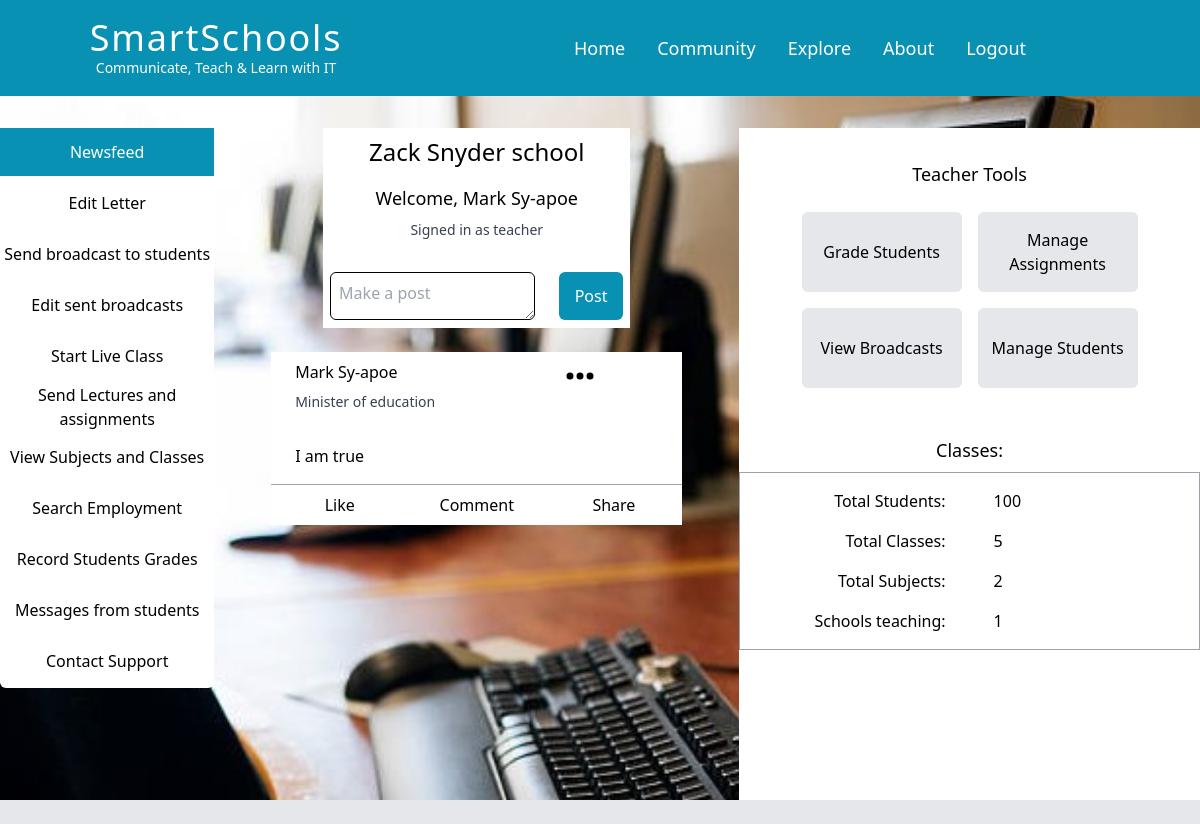
Before: / (signed in) with the older database file.
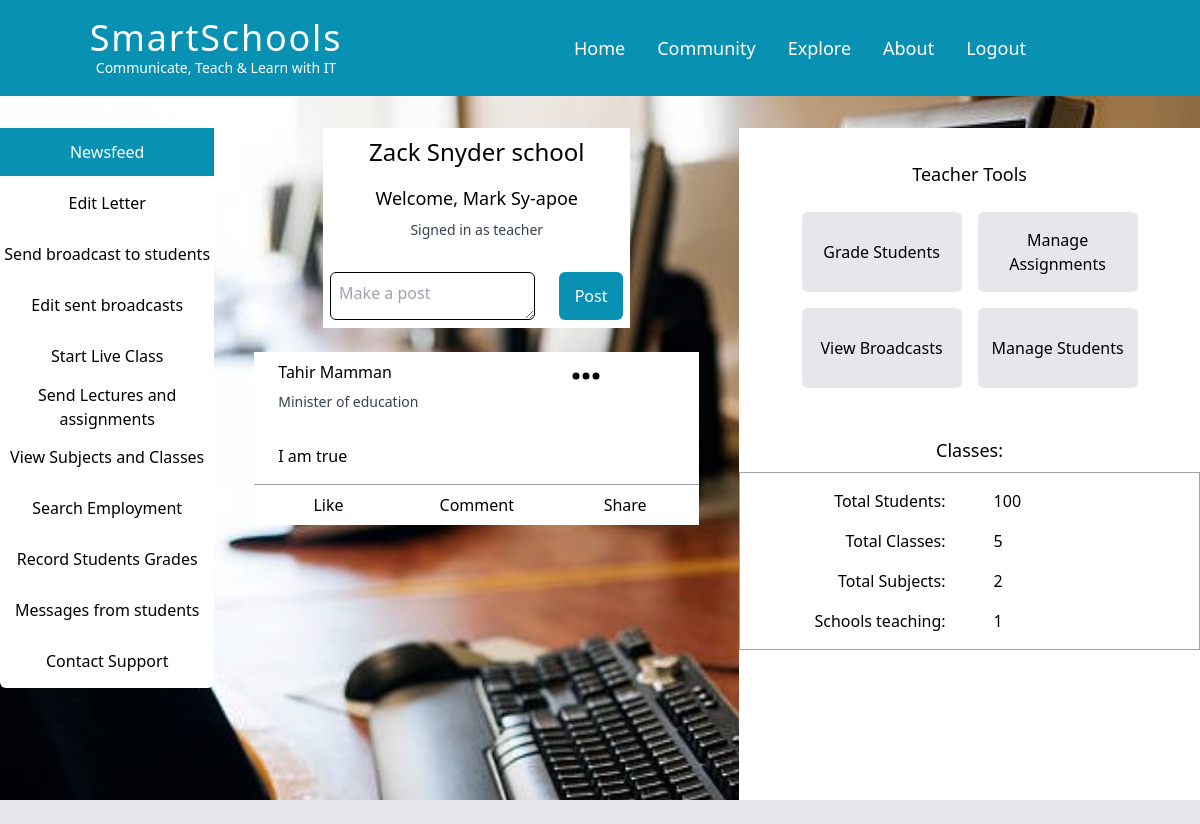
After: the same page with the newer database file.
### account/models.py (models this page shows, shortened)
class Post(models.Model):
	user    = models.OneToOneField(Account, on_delete=models.CASCADE)
	content = models.TextField()

class Account(AbstractBaseUser):
	email 			= models.EmailField(verbose_name="email", max_length=60, unique=True)
	first_name 		= models.CharField(max_length=30, null=True)
	last_name 		= models.CharField(max_length=30, null=True)
	username 		= models.CharField(max_length=30, unique=True)
	date_joined 	= models.DateTimeField(verbose_name="date joined", auto_now_add=True)
	last_login 		= models.DateTimeField(verbose_name="last_login", auto_now=True)
	is_admin 		= models.BooleanField(default=False)
	is_active 		= models.BooleanField(default=True)
	is_staff 		= models.BooleanField(default=False)
	is_superuser 	= models.BooleanField(default=False)
	is_confirmed		= models.BooleanField(default=False)
	is_approved = models.BooleanField(default=False)
	accounttype = models.CharField(max_length=30, choices=ACC_TYPE)
	objects = MyAccountManager()
	USERNAME_FIELD = 'email'
	REQUIRED_FIELDS = ['username', 'first_name', 'last_name']

### account/views.py (the view)
# urls.py: path('', views.index, name='index'),
def index(request):
    user = request.user
    posts = Post.objects.all()
    context={
        'posts': posts,
    }
    if user.is_authenticated:
        getposts = Post.objects.filter(user=user)[:5]
        context['yourpost'] = getposts
        if user.accounttype == 'ministerOE':
            profile = MinisterProfile.objects.get(user=user)
            context['profile'] = profile
        elif user.accounttype == 'commissioner':
            profile = CommissionerProfile.objects.get(user=user)
            context['profile'] = profile
        elif user.accounttype == 'fedraldistrict':
            profile = FedralDistrictHeadProfile.objects.get(user=user)
            context['profile'] = profile
        elif user.accounttype == 'statedistrict':
            profile = StateDistrictHeadProfile.objects.get(user=user)
            context['profile'] = profile
        elif user.accounttype == 'principal':
            profile = PrincipalProfile.objects.get(user=user)
            context['profile'] = profile
            if profile.school:
                school = profile.school
                context["school"] = school
        elif user.accounttype == 'student':
            profile = StudentProfile.objects.get(user=user)
            context['profile'] = profile
            if profile.school:
                school = profile.school
                context["school"] = school
        elif user.accounttype == 'teacher':
            profile = TeacherProfile.objects.get(user=user)
            context['profile'] = profile
            if profile.school:
                school = profile.school
                context["school"] = school
        else:
            pass
    return render(request, "index.html", context)

### templates/index.html (shortened to what the changed rows need)
{% extends 'base.html' %}
{% load static %}
{% block content %}
    {% if user.is_authenticated %}
        {% if user.accounttype == 'ministerOE' %}
            <div class="grid grid-cols-3 md:grid-cols-5 gap-8 justify-items-center bg-[url({% static 'img/lineup.jpg' %})] bg-center bg-no-repeat bg-cover -mt-8 -mr-6 -ml-6">
                <div class="h-[22rem] mt-8 ml-6 mr-6 w-full left-0 bg-slate-700 rounded-md bg-white grid grid-cols-1 justify-items-center col-span-3 md:col-span-2 lg:col-span-1">
                    <button class="w-full h-12 bg-cyan-600 text-white"><p>Newsfeed</p></button>
                    <div class="group w-full">
                        <button class="w-full h-12 hover:bg-cyan-600 hover:text-white"><p>Prepare and edit syllabus</p></button>
                        <div class="absolute left-0 top-72 ml-[18.3rem] -mt-[3rem] w-[31rem] text-lg hidden lg:group-hover:flex justify-center items-center">
                            <div class="bg-cyan-600 p-6 text-white">
                                <p>Create/approve educational syllabus for schools for the session.</p>
                            </div>
                        </div>
                    </div>
                    <div class="group w-full">
                        <button class="w-full h-12 hover:bg-cyan-600 hover:text-white"><p>Send broadcast</p></button>
                        <div class="absolute left-0 top-72 ml-[18.3rem] -mt-[3rem] w-[31rem] text-lg hidden lg:group-hover:flex justify-center items-center">
                            <div class="bg-cyan-600 p-6 text-white">
                                <p>Send important information to your office or to the public.</p>
                            </div>
                        </div>
                    </div>
                    <div class="group w-full">
                        <button class="w-full h-12 hover:bg-cyan-600 hover:text-white"><p>Manage Commisioners</p></button>
                        <div class="absolute left-0 top-72 ml-[18.3rem] -mt-[3rem] w-[31rem] text-lg hidden lg:group-hover:flex justify-center items-center">
                            <div class="bg-cyan-600 p-6 text-white">
                                <p>Approve or Remove commisioners of education for diffrerent state.</p>
                            </div>
                        </div>
                    </div>
                    <div class="group w-full">
                        <button class="w-full h-12 hover:bg-cyan-600 hover:text-white"><p>Manage Fedral District Heads</p></button>
                        <div class="absolute left-0 top-72 ml-[18.3rem] -mt-[3rem] w-[31rem] text-lg hidden lg:group-hover:flex justify-center items-center">
                            <div class="bg-cyan-600 p-6 text-white">
                                <p>Approve or Remove fedral district heads.</p>
                            </div>
                        </div>
                    </div>
                    <div class="group w-full">
                        <button class="w-full h-12 hover:bg-cyan-600 hover:text-white"><p>Manage Schools</p></button>
                        <div class="absolute left-0 top-72 ml-[18.3rem] -mt-[3rem] w-[31rem] text-lg hidden lg:group-hover:flex justify-center items-center">
                            <div class="bg-cyan-600 p-6 text-white">
                                <p>Approve Schools for studying, waec accredition and more. Create or suspend schools as well.</p>
                            </div>
                        </div>
                    </div>
                    <div class="group w-full">
                        <button class="w-full h-12 hover:bg-cyan-600 hover:text-white"><p>Contact support</p></button>
                        <div class="absolute left-0 top-72 ml-[18.3rem] -mt-[3rem] w-[31rem] text-lg hidden lg:group-hover:flex justify-center items-center">
                            <div class="bg-cyan-600 p-6 text-white">
                                <p>Having an issue? contact our customer support and get everything resolved.</p>
                            </div>
                        </div>
                    </div>
                </div>
                <div class="col-span-3 mt-8 ml-6 mr-6 justify-items-center lg:col-span-2 w-full">
                    <div class="py-2 bg-white">
                        <p class="text-lg mt-4 text-center">Welcome Minister, {{user.first_name}} {{user.last_name}}</p>
                        <div class="mt-8 flex flex-row justify-center">
                            <textarea class="w-4/6 h-12 rounded-md border border-black p-2" placeholder="Make a post"></textarea>
                            <button class="rounded-md h-12 px-4 ml-6 hover:bg-cyan-900 bg-cyan-600 text-white">Post</button>
                        </div>
                    </div><br>
                    {% for post in posts %}
                        <div class="py-2 bg-white">
                            <div class="grid grid-cols-3 gap-4">
                                <p class="ml-6">{{post.user.first_name}} {{post.user.last_name}}</p>
                                <div class="col-start-3">
                                    <svg xmlns="http://www.w3.org/2000/svg" viewBox="0 0 448 512" class="w-12 h-8"><path d="M8 256a56 56 0 1 1 112 0A56 56 0 1 1 8 256zm160 0a56 56 0 1 1 112 0 56 56 0 1 1 -112 0zm216-56a56 56 0 1 1 0 112 56 56 0 1 1 0-112z"/></svg>
                                </div>
                            </div>
                            <p class="ml-6 text-gray-700 text-sm">{% if post.user.accounttype == 'ministerOE' %} Minister of education {% endif %}</p>
                            <p class="mt-8 ml-6">{{post.content}}</p>
                            <div class="w-full bg-gray-400 h-px mt-4"></div>
                            <div class="grid grid-cols-3 justify-items-center mt-2">
                                <button>Like</button>
                                <button>Comment</button>
                                <button>Share</button>
                            </div>
                        </div>
                    {% endfor %}
                </div>
                <div class="col-span-3 mt-8 ml-6 mr-6 md:col-span-5 justify-items-center hidden md:inline grid grid-cols-1 w-full bg-white h-[42rem] lg:col-span-2">
                    <p class="text-lg text-center mt-8">Admin Tools</p>
                    <div class="grid grid-cols-2 mt-6 gap-4 justify-items-center">
                        <a href="#"><div class="grid grid-cols-1 w-[10rem] h-[5rem] bg-gray-200 hover:bg-cyan-600 hover:text-white items-center cursor-pointer group rounded-md">
                        <p class="text-center group-hover:animate-bounce">Upload<br>profile picture</p>
                        </div>
                        </a>
                        <div class="grid grid-cols-1 w-[10rem] h-[5rem] bg-gray-200 hover:bg-cyan-600 hover:text-white items-center cursor-pointer group rounded-md">
                            <p class="text-center group-hover:animate-bounce">Private chat</p>
                        </div>
                        <div class="grid grid-cols-1 w-[10rem] h-[5rem] bg-gray-200 hover:bg-cyan-600 hover:text-white items-center cursor-pointer group rounded-md">
                            <p class="text-center group-hover:animate-bounce">Educational policies</p>
                        </div>
                        <div class="grid grid-cols-1 w-[10rem] h-[5rem] bg-gray-200 hover:bg-cyan-600 hover:text-white items-center cursor-pointer group rounded-md">
                            <p class="text-center group-hover:animate-bounce">Edit Profile</p>
                        </div>
                    </div>
                    <p class="mt-12 text-lg text-center">Office Meta:</p>
                    <div class="grid grid-cols-1 border border-gray-400 py-4 w-full gap-4 mt-2 justify-items-center">
                        <div class="grid grid-cols-2 gap-12">
                            <p>Staff Count:</p>
                            <p>0</p>
                        </div>
                        <div class="grid grid-cols-2 gap-12">
                            <p>Commisioner Count:</p>
                            <p>0</p>
                        </div>
                        <div class="grid grid-cols-2 gap-12">
                            <p>District head count:</p>
                            <p>0</p>
                        </div>
                        <div class="grid grid-cols-2 gap-12">
                            <p>Number of schools:</p>
                            <p>0</p>
                        </div>
                    </div><br>
                </div>
            </div>
        {% elif user.accounttype == 'fedraldistrict' %}
            <p class="text-xl mt-4">Welcome District Head, {{user.first_name}} {{user.last_name}}</p>
        {% elif user.accounttype == 'statedistrict' %}
            <p class="text-xl mt-4">Welcome District Head, {{user.first_name}} {{user.last_name}}</p>
        {% elif user.accounttype == 'officestaff' %}
            <p class="text-xl mt-4">Welcome, {{user.first_name}} {{user.last_name}}</p>
        {% elif user.accounttype == 'schooladmin' %}
            <p class="text-xl mt-4">Welcome, {{user.first_name}} {{user.last_name}}</p>
        {% elif user.accounttype == 'teacher' %}
            <div class="grid grid-cols-3 md:grid-cols-5 gap-8 justify-items-center bg-[url({% static 'img/lineup.jpg' %})] bg-center bg-no-repeat bg-cover -mt-8 -mr-6 -ml-6">
                <div class="col-span-3 mt-8 ml-6 mr-6 justify-items-center lg:col-span-2 w-full">
                    <br>
                    {% for post in posts %}
                        <div class="py-2 bg-white">
                            <div class="grid grid-cols-3 gap-4">
                                <p class="ml-6">{{post.user.first_name}} {{post.user.last_name}}</p>
                                <div class="col-start-3">
                                </div>
                            </div>
                            <p class="ml-6 text-gray-700 text-sm">{% if post.user.accounttype == 'ministerOE' %} Minister of education {% endif %}</p>
                            <p class="mt-8 ml-6">{{post.content}}</p>
                            <div class="w-full bg-gray-400 h-px mt-4"></div>
                            <div class="grid grid-cols-3 justify-items-center mt-2">
                                <button>Like</button>
                                <button>Comment</button>
                                <button>Share</button>
                            </div>
                        </div>
                    {% endfor %}
                </div>
            </div>
        {% else %}
            <p class="text-xl mt-4">Unknown accountype</p>
        {% endif %} <br>
    {% endif %}
{% endblock %}

Changed rows visible on the page:
changed through a linked row, Post "I am true": user.first_name "Mark" → "Tahir"; user.last_name "Sy-apoe" → "Mamman"
